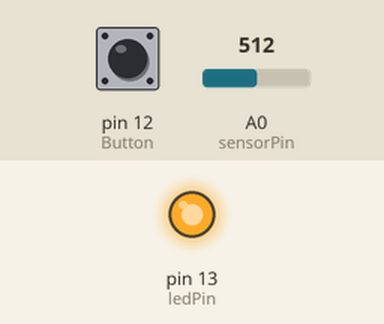
The sketch below on a simulated Arduino Uno, built with avr-gcc and run on an emulated ATmega328P. Shown: output pins drawn as LEDs (lit = HIGH). Dashed ring = blinking. The test bench sets the inputs (shaded band); at power-on: pin 12 (Button) LOW, A0 (sensorPin) = 512.

Above: at 1.2 s.
1.3 s: pin 12 (Button) pulled HIGH for 0.15 s
At 2.4 s:
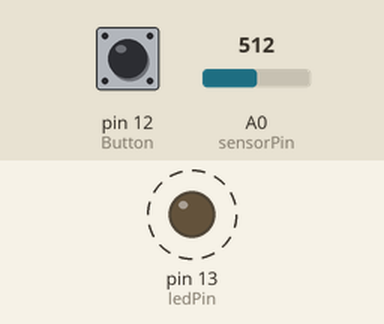
4.4 s: A0 (sensorPin) set to 122
At 5.17 s:
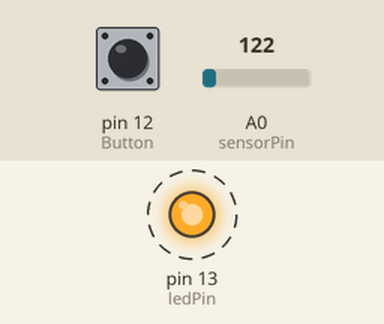
7.4 s: A0 (sensorPin) set to 0
At 7.4 s:
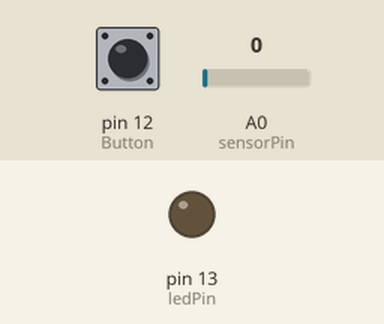
8.9 s: A0 (sensorPin) set to 511
At 11.8 s:
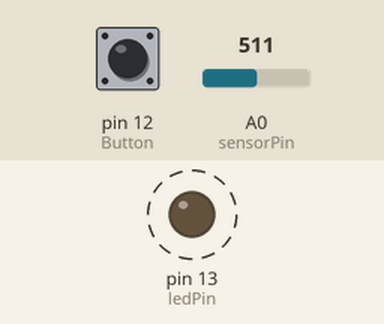
11.9 s: pin 12 (Button) pulled HIGH for 1 s
At 12.9 s:
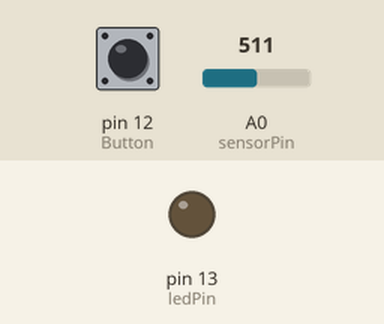
Timing chart, 0 to 14.9 s (numbered marks = the images above; inputs shaded):
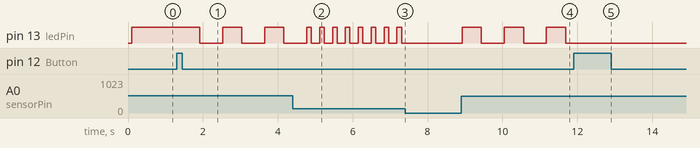

Measured:
- after the input at 1.3 s, pin 13 (ledPin): alternates HIGH for 0.51 s and LOW for 0.61 s, starting after 0.61 s
- after the input at 4.4 s, pin 13 (ledPin): alternates HIGH for 0.12 s and LOW for 0.22 s, starting after 0.49 s
- after the input at 7.4 s, pin 13 (ledPin): stops changing and stays LOW
- after the input at 8.9 s, pin 13 (ledPin): alternates HIGH for 0.51 s and LOW for 0.61 s, starting at once
- after the input at 11.9 s, pin 13 (ledPin): stops changing and stays LOW

The sketch:

MultiFuncLight.ino
```cpp
int Button = 12;
int sensorPin = A0;    // select the input pin for the potentiometer
int ledPin = 13;      // select the pin for the LED
int sensorValue = 0;  // variable to store the value coming from the sensor
int Mode = 0; // 0=always on; 1=Flashing; 2=PWM
boolean State1 = 0;
boolean State2 = 0;

void setup() {
  // declare the ledPin as an OUTPUT:
  pinMode(ledPin, OUTPUT);
  pinMode(Button,INPUT) ;
}

void loop() {
  State1 = digitalRead(Button);
  delay(100);
  State2 = digitalRead(Button);
  if (State1 == HIGH&&State2 == HIGH)
  {
    Mode++;
  }
  if (Mode == 0)
  {
    digitalWrite(ledPin,HIGH);
  } else
  if (Mode == 1)
  {
    // read the value from the sensor:
    sensorValue = analogRead(sensorPin);
    // turn the ledPin on
    digitalWrite(ledPin, HIGH);
    // stop the program for <sensorValue> milliseconds:
    delay(sensorValue);
    // turn the ledPin off:
    digitalWrite(ledPin, LOW);
    // stop the program for for <sensorValue> milliseconds:
    delay(sensorValue);
  } else
  if (Mode == 2)
  {
    // read the value from the sensor:
    sensorValue = analogRead(sensorPin);
    analogWrite(ledPin,sensorValue/4);
  } else
  if (Mode >= 3)
  {
  Mode == 0;
  }
}
```
